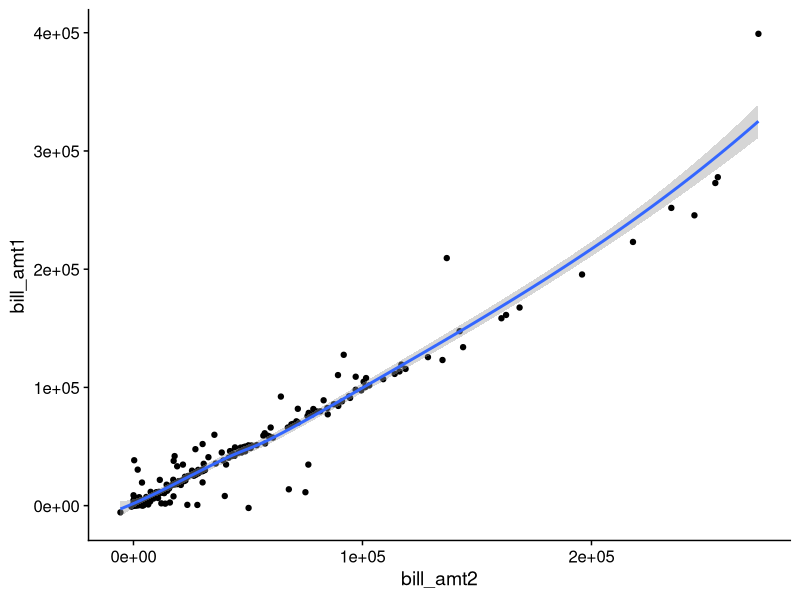
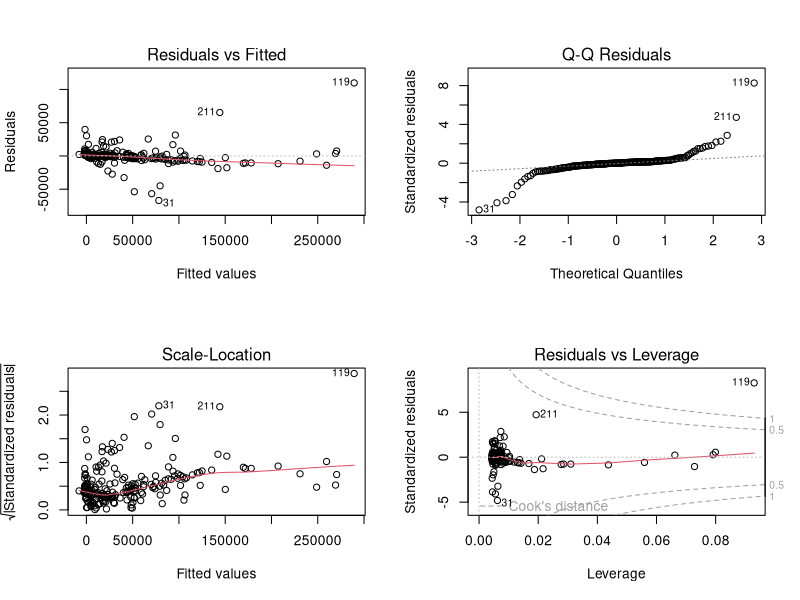

Generate these figures, in order, with R:
## ---- chunk 1

## << ------------------------------------------- >> ##
## Usually, it is good pratice to keep your all the set up for R to one 
## chunk at the top. Things like setting gobal parameters, loading packages, etc.

knitr::opts_chunk$set(echo = TRUE)

# what packages are we using
library(knitr)
library(tidyverse)
library(broom)
library(cowplot)

theme_set(theme_cowplot())

### readin the data

credit_hyo_df <- read_csv(file = './data/credit_hyp.csv')

# clean the data: 
credit_hyo_df <- credit_hyo_df %>% mutate(default = factor(default, levels = c(0, 1), labels = c('not-default', 'default')))

credit_slr_df <- read_csv(file = './data/credit_slr_train.csv')
credit_slr_test_df <- read_csv(file = './data/credit_slr_test.csv')
credit_slr_test_f_df <- read_csv(file = './data/credit_slr_test_full.csv')

## ---- chunk 2
# readin the data
glimpse(credit_slr_df)
## ---- chunk 3
# create the t_test_results varaible
t_test_results <- t.test(credit_hyo_df$total_bill_amt ~ credit_hyo_df$default)
p_val <- t_test_results$p.value
ci_l <- t_test_results$conf.int[1]
ci_u <- t_test_results$conf.int[2]
## ---- chunk 4
ggplot(credit_slr_df, aes(x = bill_amt2, y = bill_amt1)) +
  geom_point() +
  geom_smooth() # add a trend line

# fit the linear model to the data
credit_lm <- lm(formula = bill_amt1 ~ bill_amt2, data = credit_slr_df)
coef <- coefficients(credit_lm)
conf_int <- confint(credit_lm)
R2 <- summary(credit_lm)$r.squared
## ---- chunk 5
par(mfrow = c(2,2))
plot(credit_lm)
par(mfrow = c(1,1))
